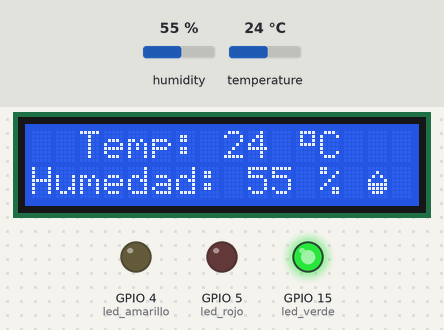
This program was run on a simulated ESP32 board running MicroPython. Parts: 16×2 character LCD, output pins drawn as LEDs (lit = HIGH). The test bench sets the inputs (shaded band); at power-on: temperature 24 °C, humidity 55 %. Library files of the repository ran but are not shown: lcd_api.py, i2c_lcd.py.

Above: at 3.7 s.
3.8 s: temperature set to 27 °C
At 5.73 s:
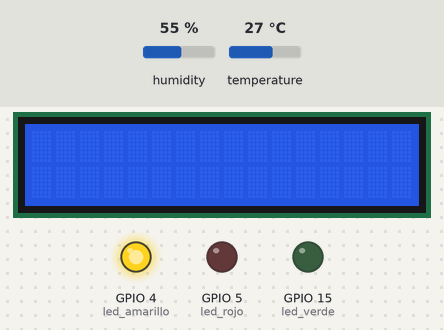
8.4 s: temperature set to 37 °C
At 11.1 s:
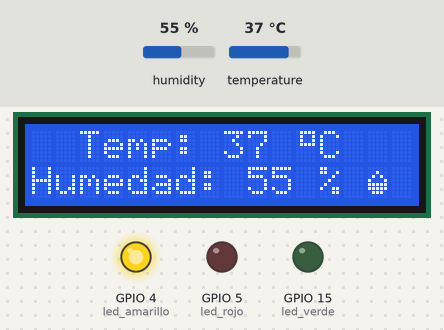
12.8 s: temperature set to 40 °C
At 15.0 s:
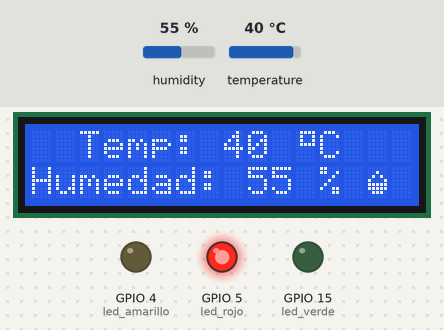
17.7 s: humidity set to 22 %
At 19.8 s:
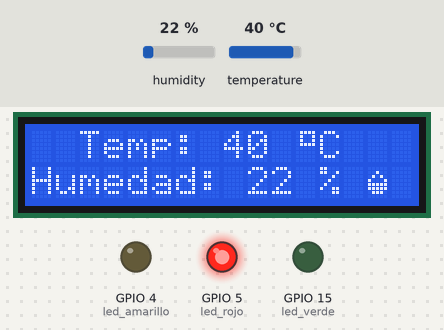
Timing chart, 0 to 21.3 s (numbered marks = the images above; inputs shaded):
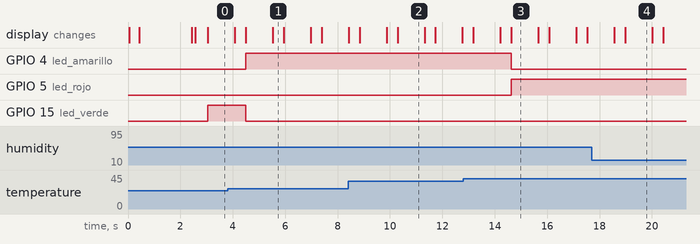

The program:

Proyecto_final___Control_de_Temperatura.py
```python
from machine import Pin,SoftI2C
from time import sleep
from lcd_api import LcdApi
from i2c_lcd import I2cLcd
import dht

i2c=SoftI2C(scl=Pin(22), sda=Pin(21), freq=4000)
pantalla=I2cLcd(i2c, 0x27, 2, 16)
sensor=dht.DHT11(Pin(13))
led_verde=Pin(15,Pin.OUT)
led_amarillo=Pin(4,Pin.OUT)
led_rojo=Pin(5,Pin.OUT)

pantalla.move_to(2,0)
pantalla.putstr("San Miguel de")
pantalla.move_to(5,1)
pantalla.putstr("Tucuman")
sleep(2)
pantalla.clear()
gota = bytearray ([
  0B00000,
  0B00100,
  0B01010,
  0B10001,
  0B11111,
  0B11111,
  0B01110,
  0B00000	  					# ⬛⬜⬜⬜⬛ = 0x11
])
grados=bytearray([
     0B01111,
     0B01001,
     0B01001,
     0B01111,
     0B00000,
     0B00000,
     0B00000,
     0B00000
     ])
pantalla.custom_char(0, gota)
pantalla.custom_char(1,grados)
while True:

    sensor.measure()
    temperatura= sensor.temperature()
    humedad= sensor.humidity()
    pantalla.clear()
    pantalla.move_to(2,0)
    pantalla.putstr(f"Temp: {temperatura} {chr(1)}C")
    pantalla.move_to(0,1)
    pantalla.putstr(f"Humedad: {humedad} % {chr(0)}")
    if 0 < temperatura <= 25:
        led_verde.value(True)
        led_amarillo.value(False)
        led_rojo.value(False)
    if 25 <temperatura<= 38:
        led_verde.value(False)
        led_amarillo.value(True)
        led_rojo.value(False)
    if 38 <temperatura <50:
        led_verde.value(False)
        led_amarillo.value(False)
        led_rojo.value(True)
    sleep(1)
    
```

Measured:
- the behaviour switches between 25 and 26 °C on temperature (found by bisection; images 0 and 1)
- the behaviour switches between 38 and 39 °C on temperature (found by bisection; images 2 and 3)
- after the input at 3.8 s, GPIO 4 (led_amarillo): LOW → HIGH after 0.69 s; GPIO 15 (led_verde): HIGH → LOW after 0.69 s; the display: first differs from a run without the input after 0.69 s (image 1 shows a later state)
- after the input at 12.8 s, GPIO 4 (led_amarillo): HIGH → LOW after 1.8 s; GPIO 5 (led_rojo): LOW → HIGH after 1.8 s; the display: first differs from a run without the input after 1.8 s (image 3)
- after the input at 17.7 s, the display: first differs from a run without the input after 1.3 s (image 4)
- what the display in image 1 shows lasts 0.4 s, from 5.5 s to 5.9 s
- what the display in image 2 shows lasts 1.0 s, from 10.3 s to 11.3 s
